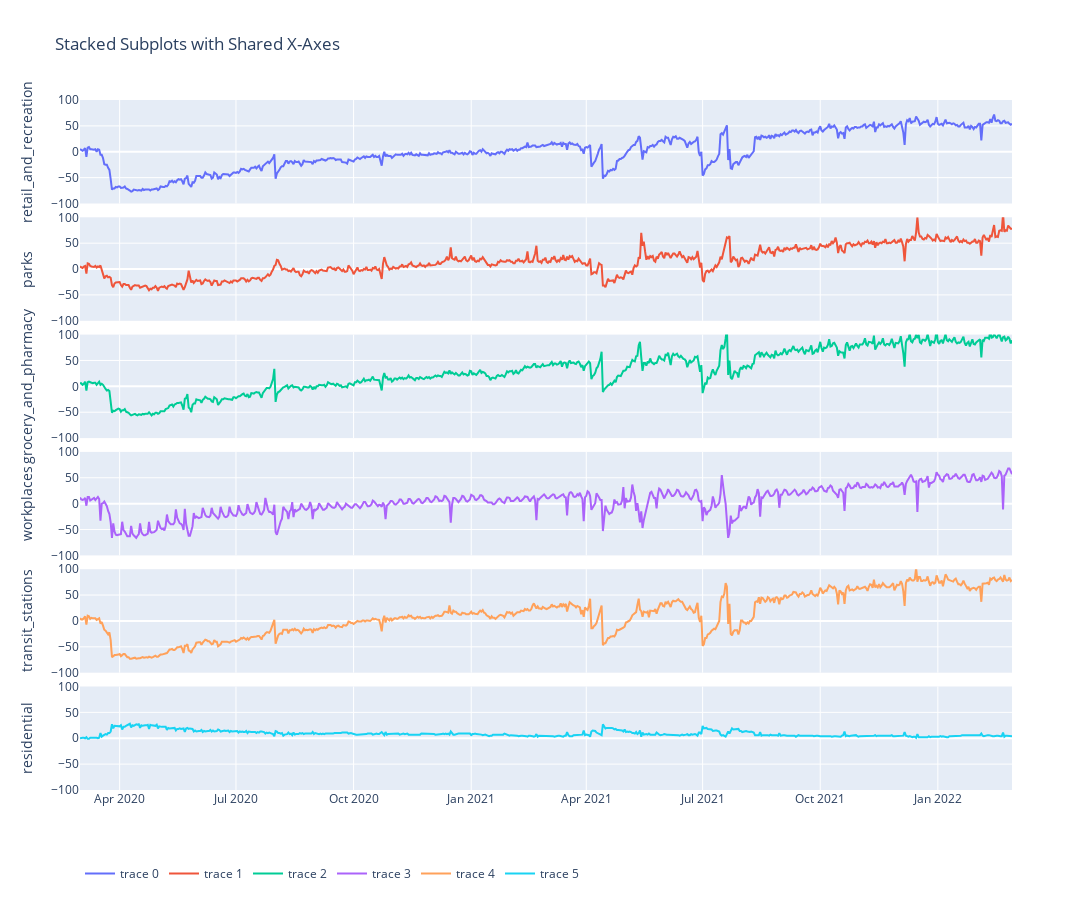

The notebook cell saved with this chart:
### Code cell
fig = make_subplots(rows=6, cols=1,
                    shared_xaxes=True,
                    vertical_spacing=0.02)

for i,mobility_type in enumerate(mobility_two_year[['retail_and_recreation', 'parks', 'grocery_and_pharmacy',  'workplaces','transit_stations',  'residential']]):
    fig.add_trace(
        # go.Scatter(x=mobility_two_year.index, y=mobility_two_year[mobility_type], fill='tozeroy', mode='lines', line_color='indigo'),
        go.Scatter(x=mobility_two_year.index, y=mobility_two_year[mobility_type], mode='lines'),
        row=i+1, col=1)
    fig.update_yaxes(title_text=mobility_type, row=i+1, col=1, range=[-100, 100],)

fig.update_layout(height=900, width=1800,
                  title_text="Stacked Subplots with Shared X-Axes", legend_orientation='h',font_size=12)

fig.show()

### Figure 1 — Plotly figure (JSON) as saved in the notebook; plotly's stock layout.template omitted (floating-point values rounded to 4 significant figures; data arrays with more than 128 entries replaced by an {"elided": "..."} marker saying what was removed)
{"data": [{"mode": "lines", "type": "scatter", "x": {"elided": "730 str values"}, "xaxis": "x", "y": {"elided": "730 int values"}, "yaxis": "y"}, {"mode": "lines", "type": "scatter", "x": {"elided": "730 str values"}, "xaxis": "x2", "y": {"elided": "730 int values"}, "yaxis": "y2"}, {"mode": "lines", "type": "scatter", "x": {"elided": "730 str values"}, "xaxis": "x3", "y": {"elided": "730 int values"}, "yaxis": "y3"}, {"mode": "lines", "type": "scatter", "x": {"elided": "730 str values"}, "xaxis": "x4", "y": {"elided": "730 int values"}, "yaxis": "y4"}, {"mode": "lines", "type": "scatter", "x": {"elided": "730 str values"}, "xaxis": "x5", "y": {"elided": "730 int values"}, "yaxis": "y5"}, {"mode": "lines", "type": "scatter", "x": {"elided": "730 str values"}, "xaxis": "x6", "y": {"elided": "730 int values"}, "yaxis": "y6"}], "layout": {"font": {"size": 12}, "height": 900, "legend": {"orientation": "h"}, "title": {"text": "Stacked Subplots with Shared X-Axes"}, "width": 1800, "xaxis": {"anchor": "y", "domain": [0.0, 1.0], "matches": "x6", "showticklabels": false}, "xaxis2": {"anchor": "y2", "domain": [0.0, 1.0], "matches": "x6", "showticklabels": false}, "xaxis3": {"anchor": "y3", "domain": [0.0, 1.0], "matches": "x6", "showticklabels": false}, "xaxis4": {"anchor": "y4", "domain": [0.0, 1.0], "matches": "x6", "showticklabels": false}, "xaxis5": {"anchor": "y5", "domain": [0.0, 1.0], "matches": "x6", "showticklabels": false}, "xaxis6": {"anchor": "y6", "domain": [0.0, 1.0]}, "yaxis": {"anchor": "x", "domain": [0.85, 1.0], "range": [-100, 100], "title": {"text": "retail_and_recreation"}}, "yaxis2": {"anchor": "x2", "domain": [0.68, 0.83], "range": [-100, 100], "title": {"text": "parks"}}, "yaxis3": {"anchor": "x3", "domain": [0.51, 0.66], "range": [-100, 100], "title": {"text": "grocery_and_pharmacy"}}, "yaxis4": {"anchor": "x4", "domain": [0.34, 0.49], "range": [-100, 100], "title": {"text": "workplaces"}}, "yaxis5": {"anchor": "x5", "domain": [0.17, 0.32], "range": [-100, 100], "title": {"text": "transit_stations"}}, "yaxis6": {"anchor": "x6", "domain": [0.0, 0.15], "range": [-100, 100], "title": {"text": "residential"}}}}
